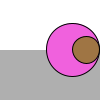
Frame 1 (no input)
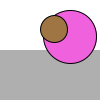
Frame 60 (the mouse pressed at the canvas centre just before this capture)
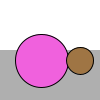
Frame 120 (the mouse held since frame 60 and released just before this capture)

The Processing sketch that drew these frames (run headless with seeded random() and noise(); from frame 60 on, the mouse is pressed at the canvas centre):

// Processing sketch: sketch_Mover
// ── sketch_Mover.pde
class Mover {
  PVector location;
  PVector velocity;
  PVector acceleration;

  float mass;
  float radius;
  float topspeed;

  Integer redColor;
  Integer greenColor;
  Integer blueColor;

  void update() {

    acceleration = PVector.random2D();
    acceleration.mult(random(2));
    acceleration.mult(noise(2));

    PVector mouse = new PVector(mouseX, mouseY);
    PVector dir = PVector.sub(mouse, location);
    Float distanceToMouse = dir.mag();

    dir.normalize();
    dir.mult(0.5);

    acceleration = dir;

    velocity.add(acceleration);
    velocity.limit(topspeed);
    location.add(velocity);
    acceleration.mult(0);  // Clear acceleration since it has no memory
  }

  void display() {
    stroke(0);
    fill(redColor, greenColor, blueColor);

    ellipseMode(RADIUS);
    ellipse(location.x, location.y, radius, radius);
  }

  Mover() {
    this(1, random(width), random(height));
  }

  Mover(float m) {
    this(m, random(width), random(height));
  }

  Mover(float m, float x, float y) {
    mass = m;
    radius = mass * 16 / 2;

    if (x < radius) {
      x = radius;
    }
    if (x > (width - radius)) {
      x = width - radius;
    }
    if (y < radius) {
      y = radius;
    }
    if (y > (height - radius)) {
      y = height - radius;
    }
    location = new PVector(x, y);
    velocity = new PVector(0, 0);
    //acceleration = new PVector(-0.001, 0.01);
    acceleration = new PVector(0.0, 0.0);

    topspeed = 10;

    redColor = int(50+random(200));
    greenColor = int(50+random(200));
    blueColor = int(50+random(200));
  }

  void checkEdges() {
    if (location.x + radius > width) {
      location.x = width - radius;
      velocity.x *= -1;
    } else if (location.x - radius < 0) {
      location.x = radius;
      velocity.x *= -1;
    }
    if (location.y + radius > height) {
      location.y = height - radius;
      velocity.y *= -1;
    } else if (location.y - radius < 0) {
      location.y = radius;
      velocity.y *= -1;
    }
  }

  boolean isInside(Liquid l) {
    if (location.x > l.x && location.x < l.x+l.w && location.y > l.y && location.y < l.y+l.h)
    {
      return true;
    } else {
      return false;
    }
  }

  void applyForce(PVector force) {
    PVector f = PVector.div(force, mass);
    println("force applied to mover is " + f);
    acceleration.add(f);
  }

  void applyResistiveForce(PVector force) {
    PVector f = PVector.div(force, mass);
    println("adding a resistive force of " + f);
    int xForceDirection = 1;
    if (f.x < 0) {
      xForceDirection = -1;
    }
    f.x = xForceDirection * min(abs(f.x), abs(velocity.x));

    int yForceDirection = 1;
    if (f.y < 0) {
      yForceDirection = -1;
    }
    f.y = yForceDirection * min(abs(f.y), abs(velocity.y));

    acceleration.add(f);
  }

  void applyDrag(Liquid l) {
    float speed = velocity.mag();
    float dragMagnitude = l.coefficientOfDrag * speed * speed;

    PVector drag = velocity.get();
    drag.mult(-1);
    drag.normalize();

    drag.mult(dragMagnitude);
    println("speed is " + speed);
    println("Magnitude of drag is " + dragMagnitude);
    applyResistiveForce(drag);
  }
}


// ── sketch_Liquid.pde
class Liquid {
  float x,y,w,h;
  float coefficientOfDrag;
  
  Liquid(float x_, float y_, float w_, float h_, float c_) {
    x = x_;
    y = y_;
    w = w_;
    h = h_;
    coefficientOfDrag = c_;
  }
  
  void display() {
    noStroke();
    fill(175);
    rect(x,y,w,h);
  }
}


// ── sketch_WindAndGravity.pde
Mover[] movers = new Mover[2];
Liquid liquid;

boolean pauseAnimation = false;

float coefficientOfFriction = 0.01;
float coefficientOfDrag = 0.1;

PVector wind = new PVector(0.01, 0);

void setup() {
  //size(800, 600);
  frameRate(30);

  for (int i = 0; i < movers.length; i++) {
    movers[i] = new Mover(0.1 + random(5), 50 + random(100), 50);
  }
  liquid = new Liquid(0, height/2, width, height/2, 0.1);
  print("Done with setup");
}

void draw() {
  if (! pauseAnimation) {
    background(255);

    liquid.display();

    for (int i = 0; i < movers.length; i++) {
      if (movers[i].isInside(liquid)) {
        movers[i].applyDrag(liquid);
      }

      applyGravity(movers[i]);
      applyFriction(movers[i]);
      movers[i].applyForce(wind);

      movers[i].update();
      movers[i].checkEdges();
      movers[i].display();
    }
  }
}

void applyGravity(Mover aMover) {
  PVector gravity = new PVector(0, 0.1 * aMover.mass);
  //PVector gravity = new PVector(0, 0.1);
  aMover.applyForce(gravity);
}

void applyFriction(Mover aMover) {
  PVector friction = aMover.velocity.get();
  friction.mult(-1);
  friction.normalize();
  friction.mult(coefficientOfFriction);
  aMover.applyForce(friction);
}

void keyPressed() {
  pauseAnimation = ! pauseAnimation;
}
